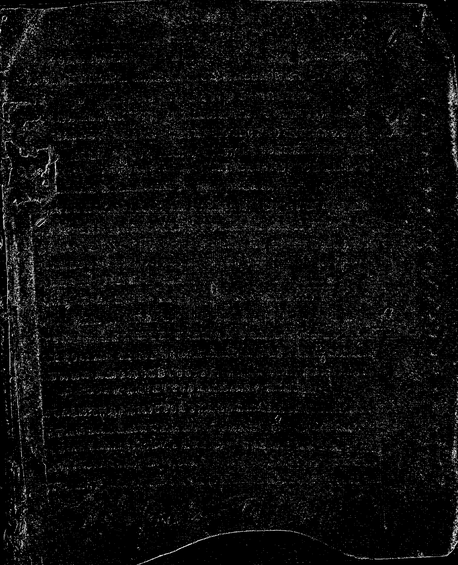
#> input picture labs/source_png/01.png, 458 x 565 px
$ jupyter execute lab4.ipynb
#> lines starting #> are read from the running program, lines starting #| are printed output that depends on the picture
# Лабораторная работа №4

**Вариант 1**

[cell 1]
from pathlib import Path
import shutil

import numpy as np
import matplotlib.pyplot as plt
from PIL import Image

plt.rcParams["figure.dpi"] = 120

SELECTED_NAMES = ["01.png", "02.png"]
THRESHOLD = 35

GX_KERNEL = np.array([
    [0, 0, 0],
    [0, -1, 0],
    [0, 0, 1],
], dtype=np.float32)

GY_KERNEL = np.array([
    [0, 0, 0],
    [0, -1, 0],
    [0, 0, 1],
], dtype=np.float32)

base_candidates = [Path.cwd(), Path.cwd() / "lab4_project"]
BASE = next((path for path in base_candidates if (path / "source_png").exists()), base_candidates[0])

LAB2_SOURCE_DIR = BASE.parent / "lab2" / "lab2_variant17" / "source_png"
SOURCE_DIR = BASE / "source_png"
GRAY_DIR = BASE / "gray_png"
GRADIENT_DIR = BASE / "gradient_png"
BINARY_DIR = BASE / "binary_png"

for folder in [SOURCE_DIR, GRAY_DIR, GRADIENT_DIR, BINARY_DIR]:
    folder.mkdir(parents=True, exist_ok=True)
    for old_file in folder.glob("*.png"):
        old_file.unlink()
#> pass 2 of the loop `for folder in [SOURCE_DIR, GRAY_DIR, GRADIENT_DIR, BINARY_DIR]:`:

files = [LAB2_SOURCE_DIR / name for name in SELECTED_NAMES]
missing = [path.name for path in files if not path.exists()]
if missing:
    raise FileNotFoundError(f"Не найдены исходные файлы: {missing}")

for path in files:
    shutil.copy2(path, SOURCE_DIR / path.name)

files = [SOURCE_DIR / name for name in SELECTED_NAMES]

print("Gx =\n", GX_KERNEL)
print("Gy =\n", GY_KERNEL)
print("Используются файлы:", [path.name for path in files])

[cell 2]
fig, axes = plt.subplots(1, len(files), figsize=(6 * len(files), 4))
if len(files) == 1:
    axes = [axes]

for ax, path in zip(axes, files):
    image = np.array(Image.open(path).convert("RGB"))
    ax.imshow(image)
    ax.set_title(f"Исходное: {path.name}")
    ax.axis("off")
#> pass 2 of the loop `for ax, path in zip(axes, files):`:
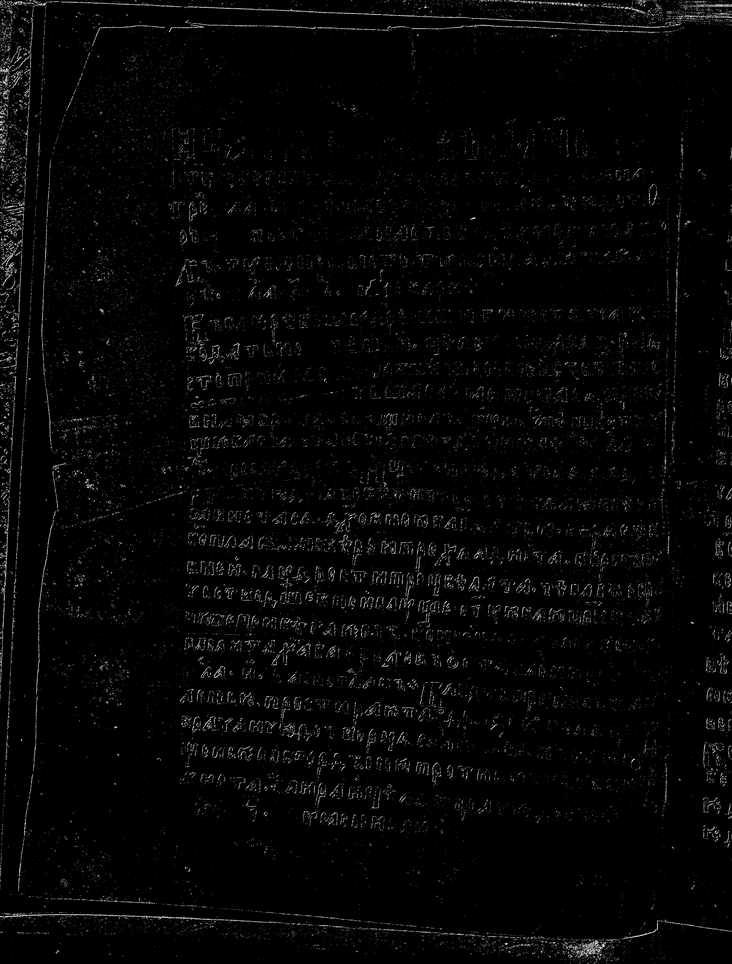
#> input picture labs/source_png/02.png, 732 x 964 px

plt.tight_layout()
plt.show()
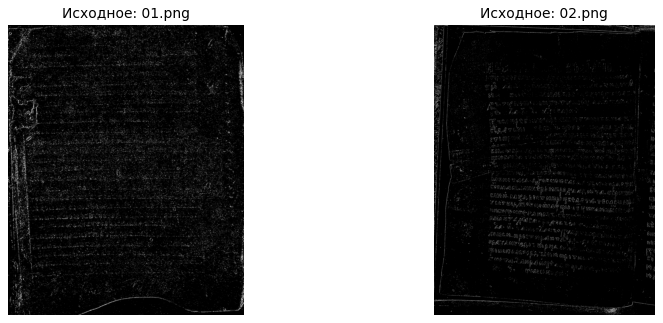
#> figure drawn by matplotlib, 2 panels

[cell 3]
def rgb_to_gray(rgb):
    rgb = rgb.astype(np.float32)
    gray = 0.299 * rgb[..., 0] + 0.587 * rgb[..., 1] + 0.114 * rgb[..., 2]
    return np.clip(np.round(gray), 0, 255).astype(np.uint8)
#> returned value is the input picture: shape (565, 458); min 0, max 250, mean 12.5


def normalize(image):
    image = image.astype(np.float32)
    image_min = image.min()
    image_max = image.max()
    if image_max - image_min < 1e-6:
        return np.zeros_like(image, dtype=np.uint8)
    image = (image - image_min) * 255.0 / (image_max - image_min)
    return np.round(image).astype(np.uint8)


def apply_kernel(gray, kernel):
    gray = gray.astype(np.float32)
    padded = np.pad(gray, 1, mode="edge")
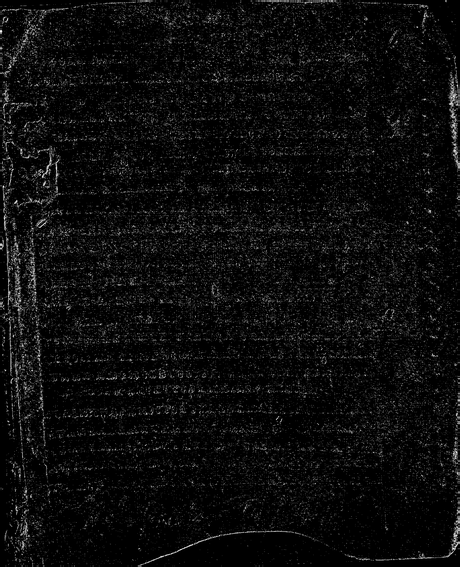
#> padded: shape (567, 460) float32; min 0, max 250, mean 12.5
    out = (
        kernel[0, 0] * padded[:-2, :-2]
        + kernel[0, 1] * padded[:-2, 1:-1]
        + kernel[0, 2] * padded[:-2, 2:]
        + kernel[1, 0] * padded[1:-1, :-2]
        + kernel[1, 1] * padded[1:-1, 1:-1]
        + kernel[1, 2] * padded[1:-1, 2:]
        + kernel[2, 0] * padded[2:, :-2]
        + kernel[2, 1] * padded[2:, 1:-1]
        + kernel[2, 2] * padded[2:, 2:]
    )
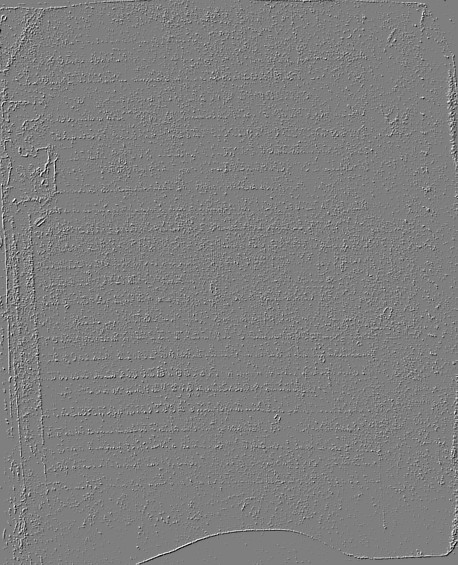
#> out: shape (565, 458) float32; min -231, max 232, mean 0; drawn with min black and max white
    return out


def roberts(gray):
    gx = apply_kernel(gray, GX_KERNEL)
    gy = apply_kernel(gray, GY_KERNEL)
    g = np.sqrt(gx ** 2 + gy ** 2)
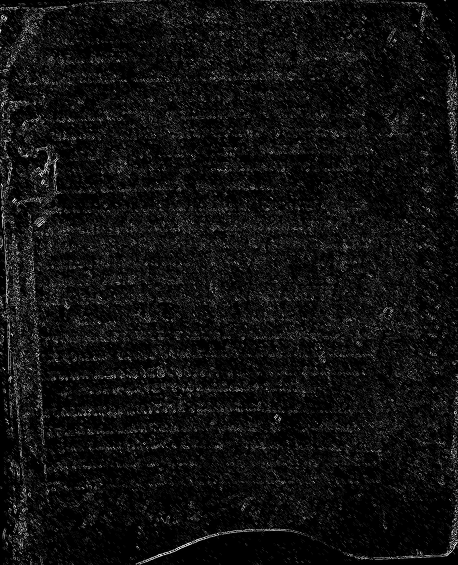
#> g: shape (565, 458) float32; min 0, max 328.1, mean 21.5; drawn with min black and max white
    return gx, gy, g

[cell 4]
processed = []

for path in files:
    rgb = np.array(Image.open(path).convert("RGB"))
    gray = rgb_to_gray(rgb)
    gx, gy, g = roberts(gray)

    gray_img = gray
    gx_img = normalize(gx)
#> in normalize, `image_min = image.min()`: image_min = -231
#> in normalize, `image_max = image.max()`: image_max = 232
    gy_img = normalize(gy)
    g_img = normalize(g)
    binary = np.where(g_img >= THRESHOLD, 255, 0).astype(np.uint8)
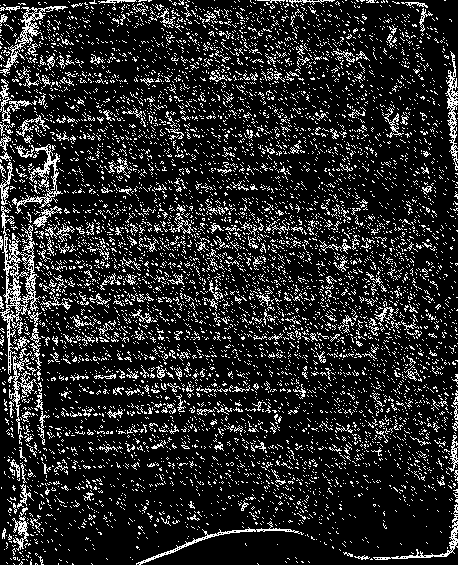
#> binary: shape (565, 458); 15.4% white in thin lines or dots

    Image.fromarray(gray_img, mode="L").save(GRAY_DIR / path.name)
    Image.fromarray(gx_img, mode="L").save(GRADIENT_DIR / f"{path.stem}_gx.png")
    Image.fromarray(gy_img, mode="L").save(GRADIENT_DIR / f"{path.stem}_gy.png")
    Image.fromarray(g_img, mode="L").save(GRADIENT_DIR / f"{path.stem}_g.png")
    Image.fromarray(binary, mode="L").save(BINARY_DIR / path.name)

    processed.append((path.name, rgb, gray_img, gx_img, gy_img, g_img, binary))
#> pass 2 of the loop `for path in files:`:
#> rgb: shape (964, 732, 3) float32
#> in rgb_to_gray, returned value is the input picture: shape (964, 732); min 0, max 243, mean 5.8
#> padded: shape (966, 734) float32
#> in apply_kernel (call 3), `out = ( kernel[0, 0] * padded[:-2, :-2] + kernel[0, 1] * padded[:-2, 1..`:
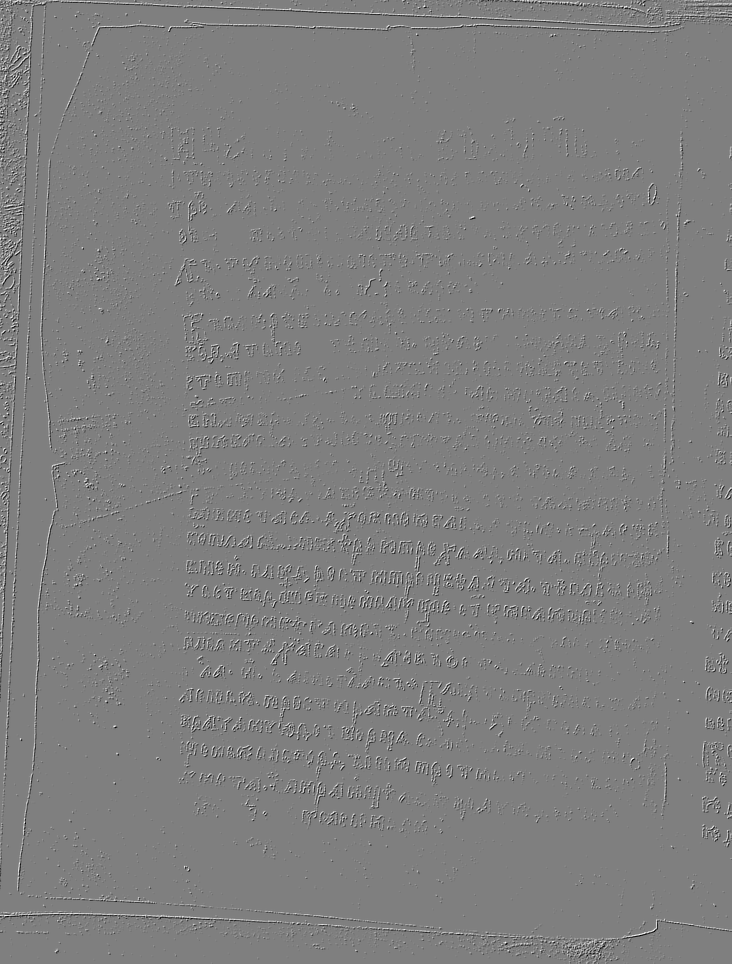
#> out: shape (964, 732) float32; min -228, max 228, mean 0; drawn with min black and max white
#> g: shape (964, 732) float32
#> `binary = np.where(g_img >= THRESHOLD, 255, 0).astype(np.uint8)`:
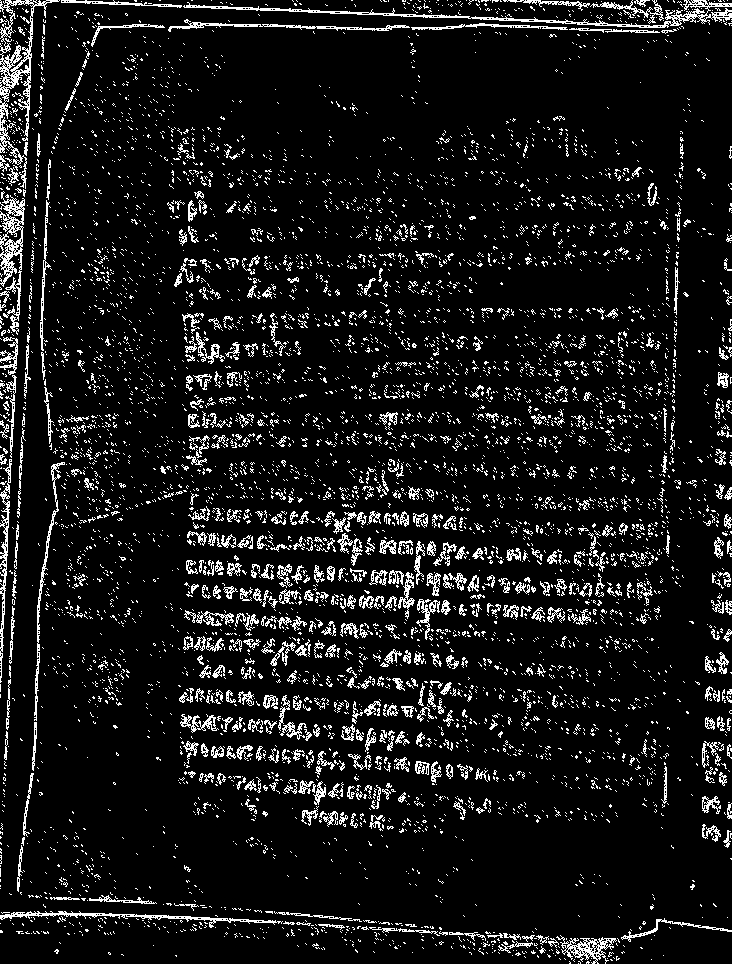
#> binary: shape (964, 732); 8.9% white in thin lines or dots

print("Готово:", len(processed))
#| Готово: 2

[cell 5]
for name, rgb, gray, gx, gy, g, binary in processed:
    fig, axes = plt.subplots(2, 3, figsize=(12, 8))

    axes[0, 0].imshow(rgb)
    axes[0, 0].set_title(f"Исходное: {name}")
    axes[0, 0].axis("off")

    axes[0, 1].imshow(gray, cmap="gray", vmin=0, vmax=255)
    axes[0, 1].set_title("Полутоновое")
    axes[0, 1].axis("off")

    axes[0, 2].imshow(binary, cmap="gray", vmin=0, vmax=255)
    axes[0, 2].set_title(f"Бинарное G, T={THRESHOLD}")
    axes[0, 2].axis("off")

    axes[1, 0].imshow(gx, cmap="gray", vmin=0, vmax=255)
    axes[1, 0].set_title("Gx")
    axes[1, 0].axis("off")

    axes[1, 1].imshow(gy, cmap="gray", vmin=0, vmax=255)
    axes[1, 1].set_title("Gy")
    axes[1, 1].axis("off")

    axes[1, 2].imshow(g, cmap="gray", vmin=0, vmax=255)
    axes[1, 2].set_title("G")
    axes[1, 2].axis("off")

    plt.tight_layout()
    plt.show()
#> this loop made 2 passes
#> name on passes 1 to 2: '01.png', '02.png'
